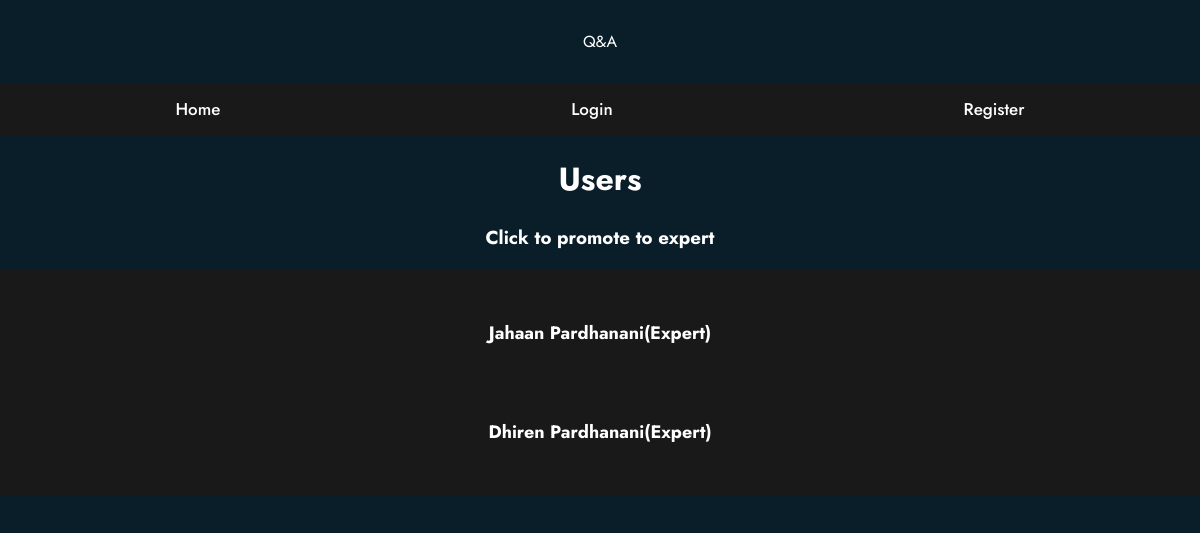
/users, run on an earlier commit of the app's database.
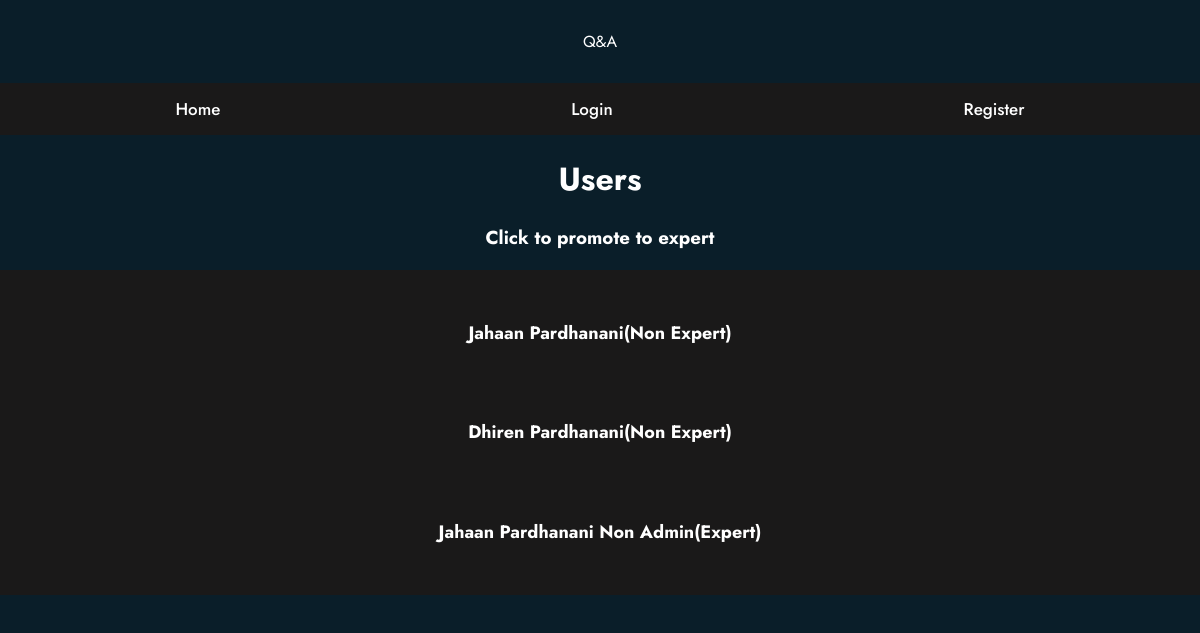
And on a later commit of the database.
### tables this page shows
CREATE TABLE users(
    id integer primary key autoincrement,
    name_text text not null,
    password_text text not null,
    expert_boolean boolean not null,
    admin_boolean boolean not null
);

### app.py (the view)
@app.route("/users")
def users():
    user = get_current_user()
    db = get_db()
    users_cur = db.execute(
        "select id, name_text, expert_boolean, admin_boolean from users")
    users_results = users_cur.fetchall()
    return render_template("users.html", user=user, users=users_results)

### app.py (called while the page is built)
def get_current_user():
    user_result = None
    if "user" in session:
        user = session["user"]
        db = get_db()
        user_cur = db.execute(
            "select id, name_text, password_text, expert_boolean, admin_boolean from users where name_text = ?", [user])
        user_result = user_cur.fetchone()
    return user_result

### database.py (called while the page is built)
def connect_db():
    sql = sqlite3.connect(
        "/Users/mac/OneDrive/Programming/webapp/Forum/questions.db")
    print("True")
    sql.row_factory = sqlite3.Row
    return sql

def get_db():
    if not hasattr(g, "sqlite_db"):
        g.sqlite_db = connect_db()
    return g.sqlite_db

### templates/users.html (shortened to what this page needs)
<!DOCTYPE html>
<html lang="en">
  <head>
    <link rel="stylesheet" href="/static/style.css">
  </head>
  <body>
    <div class="header">Q&A</div>
    <ul id="navbar">
      <li><a href="/">Home</a></li>
      {% if not user %}
      <li><a href="/login">Login</a></li>
      <li><a href="/register">Register</a></li>
      {% endif %}
    </ul>
        <h1>Users</h1>
        <h3>Click to promote to expert</h3>
        <div class="container">
          {% for user in users %}
          {% if user["expert_boolean"] == 0 %}<a href="{{ url_for("promote", user_id=user["id"]) }}" class="list-group-item">
            <h4 class="list-group-item-heading">{{ user["name_text"] }}(Non Expert)</h4></a>
          {% endif %}
          {% if user["expert_boolean"] == 1 %}<a href="{{ url_for("demote", user_id=user["id"]) }}" class="list-group-item">
            <h4 class="list-group-item-heading">{{ user["name_text"] }}(Expert)</h4>
          </a>
          {% endif %}
          {% endfor %}
          </div><br>
  </body>
</html>

### static/style.css (style rules this page uses)
.header { box-shadow: 5px solid #1a1919; padding: 30px; text-align: center; }
#navbar { overflow: hidden; background-color: #1a1919; font-family: 'Jost', sans-serif; }
#navbar a { float: left; display: block; text-align: center; padding: 14px 16px; text-decoration: none; font-size: 17px; }
body { background-color: #0a1e29; padding: 0; margin: 0; color: #fff; text-align: center; font-family: 'Jost', sans-serif; }
ul { list-style-type: none; margin: 0; padding: 0; display: flex; align-items: center; flex-direction: row; justify-content: space-around; font-family: 'Jost', sans-serif; }
li { position: relative; padding: 0 20px; height: 100%; display: flex; font-family: 'Jost', sans-serif; }
a { z-index: 1; color: white; text-decoration: none; font-family: 'Jost', sans-serif; font-weight: 500; font-size: 18px; padding: 10px 5px; }
li:before { content: ""; position: absolute; height: 33.33%; width: 0; background-color: #0d7cff; right: 0; z-index: 0; top: 33.33%; transition: all 0.5s; }
li:after { content: ""; position: absolute; height: 33.33%; width: 0; background-color: #0d7cff; left: 0; z-index: 0; bottom: 0; transition: all 0.5s; }
a:before { position: absolute; content: ""; height: 33.33%; width: 0; background-color: #0d7cff; bottom: 66.66%; left: 0; transition: all 0.5s; }
.container { background-color: #1a1919; }

What changed in the data, as far as the page shows it:
added users: name_text "Jahaan Pardhanani Non Admin"
